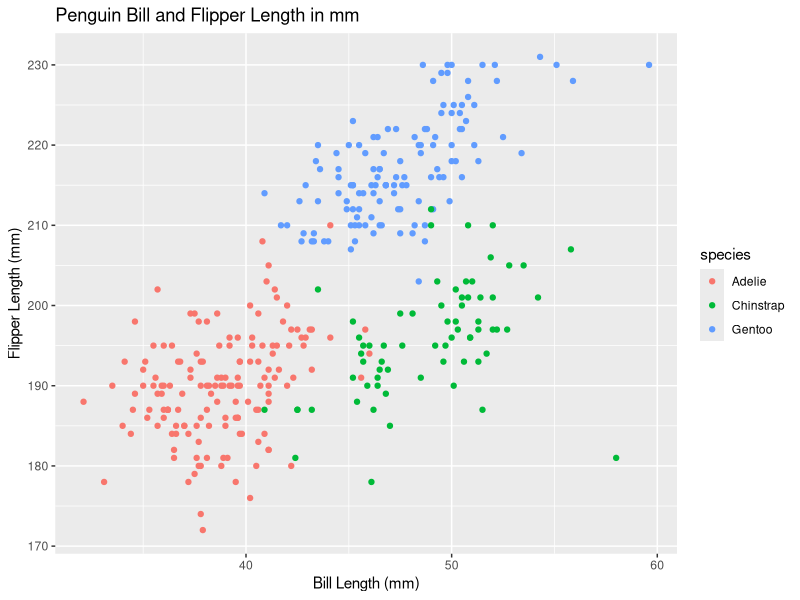
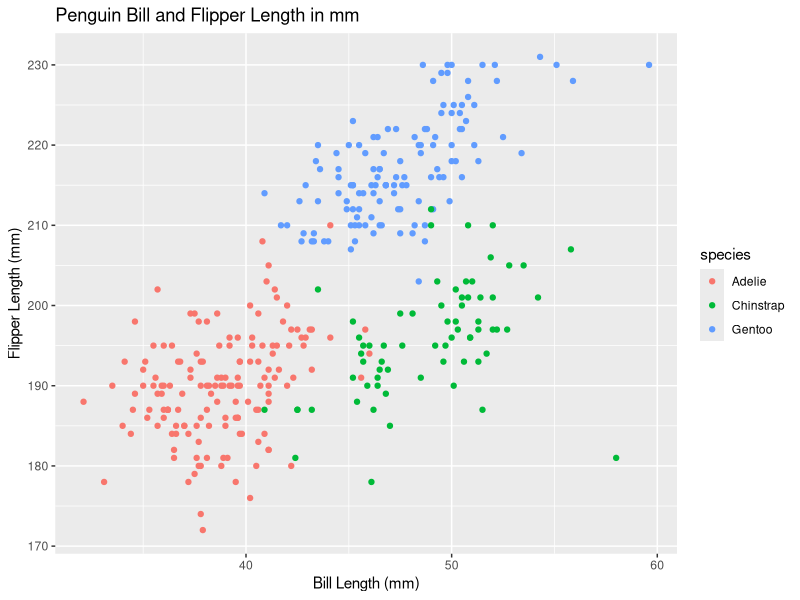

Write R code to recreate these figures, in order.
## ---- chunk 1
library(tidyverse)
## ---- chunk 2
prob1_df =
  tibble(
    samp=rnorm(10),
    samp_gt_0 = samp > 0,
    char_vec = c("a","b","c","d","e","f","g","h","i","j"),
    factor_vec = factor (c("low","low","low","mod", "mod","mod", "mod", "high","high","high"))
  )
## ---- chunk 3
    mean(pull(prob1_df, samp))
    mean(pull(prob1_df, samp_gt_0))
    mean(pull(prob1_df, char_vec))
    mean(pull(prob1_df, factor_vec))
## ---- chunk 4
    as.numeric(pull(prob1_df,samp_gt_0)) 
    as.numeric(pull(prob1_df,char_vec))
    as.numeric(pull(prob1_df,factor_vec))
## ---- chunk 5
    as.numeric(pull(prob1_df,samp_gt_0))*pull(prob1_df,samp)
    as.factor(pull(prob1_df,samp_gt_0))*pull(prob1_df,samp)
    as.numeric(as.factor(pull(prob1_df,samp_gt_0)))*pull(prob1_df,samp)
## ---- chunk 6
data("penguins", package = "palmerpenguins")
## ---- chunk 7

##Variable names
variable.names(penguins)

##Year 
min(pull(penguins,year))
max(pull(penguins,year))

##Species 
levels(pull(penguins,species))
  count(penguins,species)

##Island 
levels(pull(penguins,island))
  count(penguins,island)
  (168/344)*100
  (124/344)*100

##Flipper length 
mean(as.numeric
     (pull(penguins,
      flipper_length_mm)), 
        na.rm = TRUE)

##Bill length 
mean(as.numeric
     (pull(penguins,
      bill_length_mm)),
        na.rm = TRUE)

##Bill depth 
mean(as.numeric
     (pull(penguins,
       bill_depth_mm)),
        na.rm = TRUE)


mean(as.numeric
     (pull(penguins,
          body_mass_g)),
            na.rm = TRUE)

count(penguins,sex)
  (168/344)*100


## ---- chunk 8
ggplot(penguins, aes(bill_length_mm, flipper_length_mm)) + geom_point(aes(colour = species)) + ggtitle("Penguin Bill and Flipper Length in mm") + labs (y = "Flipper Length (mm)", x = "Bill Length (mm)")

ggsave("hw1_scatterplot.pdf", height = 4, width = 6)

